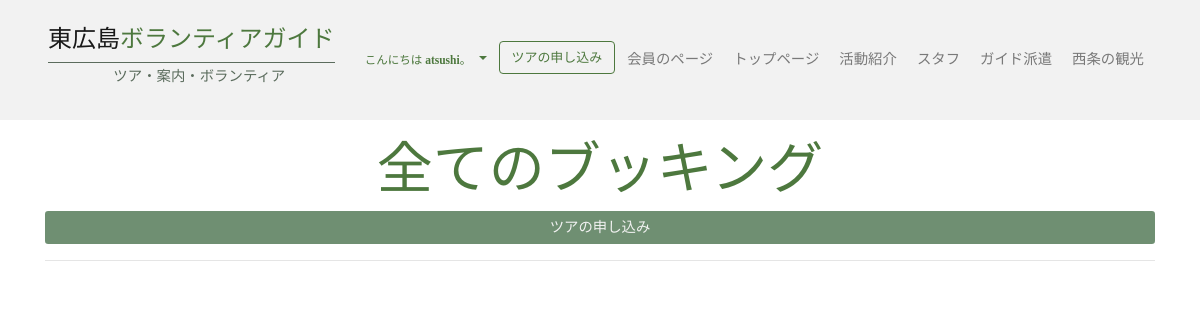
/booking/ (signed in), run on an earlier commit of the app's database.
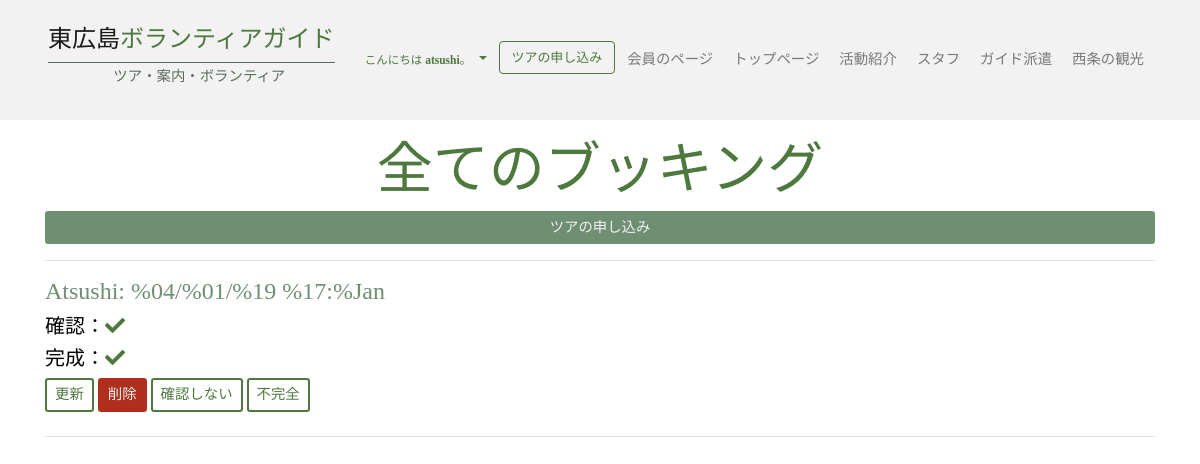
And on a later commit of the database.
### booking/models.py (models this page shows, shortened)
class Booking(models.Model):
    AGE_GROUPS = (
        ("家族", "家族"),
        ("大人", "大人"),
        ("高齢者", "高齢者"),
        ("子供・思春期", "子供・思春期"),
        ("ミックス", "ミックス"),
    )
    TRANSPORT_OPTIONS = (
        ('使う交通手段', '使う交通手段'),
        ('電車', '電車'),
        ('コーチ', 'コーチ'),
        ('自動車・バン', '自動車・バン'),
        ('タクシ', 'タクシ'),
        ('その他', '他の交通手段（”他に伝えたい情報”で伝えてください。）'),
    )
    contact_name = models.CharField(max_length=50, verbose_name='名前')
    is_group = models.BooleanField(default=True, verbose_name='グループ予約')
    group_name = models.CharField(max_length=100, null=True, verbose_name='グループ名前')
    group_number = models.IntegerField(null=True, verbose_name='グループの数')
    contact_number = models.CharField(max_length=50, verbose_name='電話番号')
    contact_address = models.TextField(verbose_name='住所')
    contact_email = models.EmailField(verbose_name='メールアドレス')
    scheduled_at = models.DateTimeField(verbose_name='予定時間')
    duration = models.CharField(max_length=50, verbose_name='期間（分）')
    age_group = models.CharField(max_length=50, choices=AGE_GROUPS, verbose_name='年齢層')
    places_to_visit = models.TextField(verbose_name='訪問したい酒蔵')
    transportation = models.CharField(max_length=50, choices=TRANSPORT_OPTIONS, verbose_name='使う交通手段')
    extra_details = models.TextField(verbose_name='他に伝えたい情報')
    booked_at = models.DateTimeField(default=timezone.now, verbose_name='予約をとった時間')
    confirmed = models.BooleanField(default=False, verbose_name='確認されたが')
    complete = models.BooleanField(default=False, verbose_name='完成した')
    class Meta:
        ordering = ['-scheduled_at', '-booked_at', 'confirmed']

### booking/views.py (the view)
# urls.py: path('', v.AllBookingsView.as_view(), name='booking-index'),
class AllBookingsView(LoginRequiredMixin, ListView):
    model = Booking
    template_name = 'booking/index.html'
    context_object_name = 'bookings'
    paginate_by = 5

### booking/templates/booking/index.html (shortened to what this page needs)
{% extends 'hh2/layout.html' %}
{% block main %}
  <div class="container booking-main my-3">
    <h1 class="display-4 text-center blast-title">全てのブッキング</h1>
    <a href="{% url 'booking-book' %}" class="btn btn-sm btn-block btn-custom-2">ツアの申し込み</a>
    <hr>
    {% for booking in bookings %}
      <div class="container　myー５">
        <h4><a href="{% url 'booking-detail' booking.id %}" class="blog-title">{{ booking.contact_name }}: {{ booking.scheduled_at }}</a></h4>
        <h5>確認：{% if booking.confirmed %}<i class="fas fa-check" style="color: #4d783e;"></i>{% else %}<i class="fas fa-times" style="color: #af2e1e;"></i>{% endif %}</h5>
        <h5>完成：{% if booking.complete %}<i class="fas fa-check" style="color: #4d783e;"></i>{% else %}<i class="fas fa-times" style="color: #af2e1e;"></i>{% endif %}</h5>
        <a href="{% url 'booking-update' booking.id %}" class="btn btn-sm btn-custom-1">更新</a>
        <a href="{% url 'booking-delete' booking.id %}" class="btn btn-sm btn-custom-danger">削除</a>
        {% if booking.confirmed %}
          <a href="{% url 'booking-unconfirm' booking.id %}" class="btn btn-sm btn-custom-1">確認しない</a>
        {% else %}
          <a href="{% url 'booking-confirm' booking.id %}" class="btn btn-sm btn-custom-2">確認</a>
        {% endif %}
        {% if booking.complete %}
          <a href="{% url 'booking-uncomplete' booking.id %}" class="btn btn-sm btn-custom-1">不完全</a>
        {% else %}
          <a href="{% url 'booking-complete' booking.id %}" class="btn btn-sm btn-custom-3">終わり</a>
        {% endif %}
      </div>
      <hr class="my-4">
    {% endfor %}
  </div>
{% endblock %}

What changed in the data, as far as the page shows it:
added Booking: contact_name "Atsushi", scheduled_at "%04/%01/%19 %17:%Jan", confirmed True (drawn), complete True (drawn)
